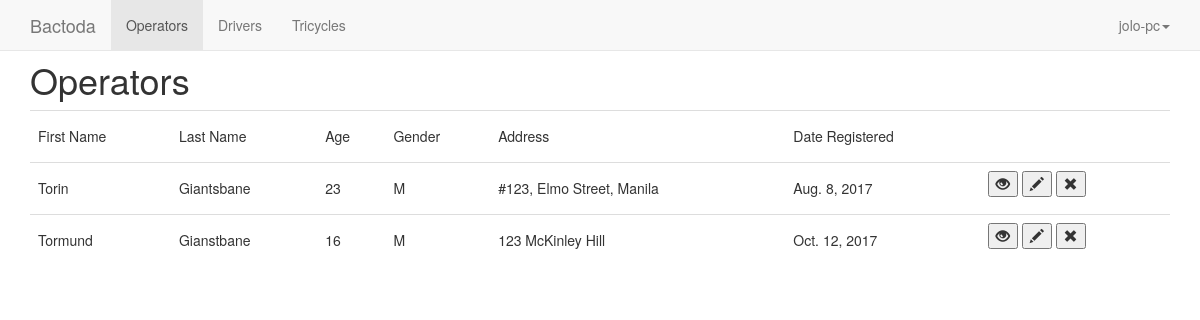
/home/ (signed in), run on an earlier commit of the app's database.
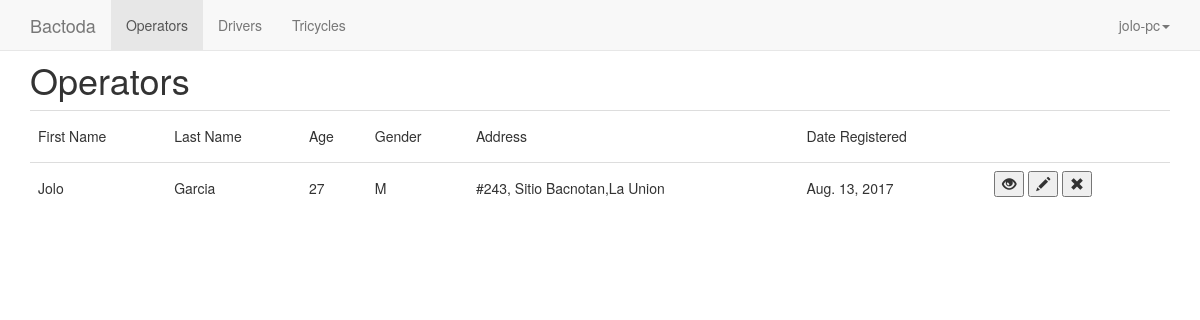
And on a later commit of the database.
### tricycle/models.py (models this page shows, shortened)
class Operator(models.Model):
    first_name = models.CharField(max_length=250)
    last_name = models.CharField(max_length=100)
    age = models.IntegerField()
    gender = models.CharField(max_length=1)
    address = models.CharField(max_length = 300)
    date_registered = models.DateField()
    contact_number = models.CharField(max_length = 15)
    image = models.FileField()

### tricycle/views.py (the view)
class OperatorIndexView(LoginRequiredMixin,generic.ListView):
    login_url = '/admin/login/'
    template_name = 'tricycle/operator/index.html'
    def get_queryset(self):
        return Operator.objects.all()
    def dispatch(self, request, *args, **kwargs):
        return super(OperatorIndexView, self).dispatch(request, *args, **kwargs)

### tricycle/templates/tricycle/operator/index.html (shortened to what this page needs)
{% extends "tricycle/header.html" %}
{%block li1%}active{%endblock%}
{% block content %}
<h1>Operators</h1>
<table class = "table table-hover">
		<tr>
		<td><h5>First Name</h5></td>
		<td><h5>Last Name</h5></td>
		<td><h5>Age</h5></td>
		<td><h5>Gender</h5></td>
		<td><h5>Address</h5></td>
		<td><h5>Date Registered</h5></td>
		<td></td>
		</tr>
	{% for operator in object_list %}
	<tr>
		<td><h5>{{operator.first_name}}</h5></td>
		<td><h5>{{operator.last_name}}</h5></td>
		<td><h5>{{operator.age}}</h5></td>
		<td><h5>{{operator.gender}}</h5></td>
		<td><h5>{{operator.address}}</h5></td>
		<td><h5>{{operator.date_registered}}</h5></td>
		<td>
			<div class="form-inline">
				<form action="{%url 'tricycle:details' operator.id%}" class="form-group form-inline">
					<button><span class="glyphicon glyphicon-eye-open"></span></button>
				</form>
				<form action="{%url 'tricycle:edit' operator.id%}" class="form-group form-inline">
					<button><span class="glyphicon glyphicon-pencil"></span></button>
				</form>
				<form action="{% url 'tricycle:delete' operator.id%}" method="post"class="form-group form-inline">
					<button><span class="glyphicon glyphicon-remove"></span></button>
				</form>
		    </div>
		</td>
	</tr>
	{% endfor %}
</table>
{% endblock%}

What changed in the data, as far as the page shows it:
removed Operator: first_name "Torin", last_name "Giantsbane", age "23", gender "M", address "#123, Elmo Street, Manila", date_registered "Aug. 8, 2017"
removed Operator: first_name "Tormund", last_name "Gianstbane", age "16", gender "M", address "123 McKinley Hill", date_registered "Oct. 12, 2017"
added Operator: first_name "Jolo", last_name "Garcia", age "27", gender "M", address "#243, Sitio Bacnotan,La Union", date_registered "Aug. 13, 2017"
